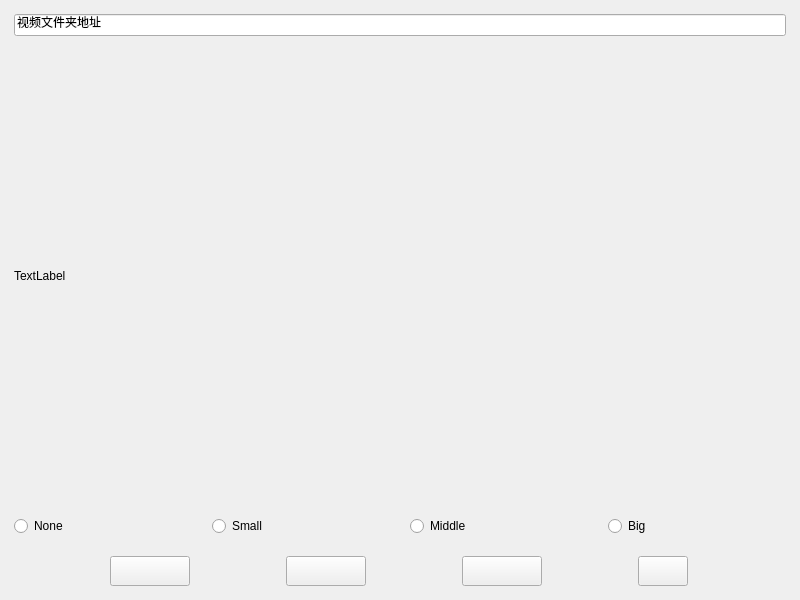
<?xml version="1.0" encoding="UTF-8"?>
<ui version="4.0">
 <class>MainWindow</class>
 <widget class="QMainWindow" name="MainWindow">
  <property name="geometry">
   <rect>
    <x>0</x>
    <y>0</y>
    <width>800</width>
    <height>600</height>
   </rect>
  </property>
  <property name="windowTitle">
   <string>MainWindow</string>
  </property>
  <widget class="QWidget" name="centralwidget">
   <layout class="QHBoxLayout" name="mainHL">
    <property name="spacing">
     <number>15</number>
    </property>
    <item>
     <widget class="QWidget" name="VLQWidget" native="true">
      <layout class="QVBoxLayout" name="verticalLayout">
       <property name="spacing">
        <number>20</number>
       </property>
       <property name="leftMargin">
        <number>5</number>
       </property>
       <property name="topMargin">
        <number>5</number>
       </property>
       <property name="rightMargin">
        <number>5</number>
       </property>
       <property name="bottomMargin">
        <number>5</number>
       </property>
       <item>
        <widget class="QLineEdit" name="lineEdit">
         <property name="text">
          <string>视频文件夹地址</string>
         </property>
        </widget>
       </item>
       <item>
        <widget class="QLabel" name="label">
         <property name="frameShape">
          <enum>QFrame::NoFrame</enum>
         </property>
         <property name="text">
          <string>TextLabel</string>
         </property>
        </widget>
       </item>
       <item>
        <layout class="QHBoxLayout" name="horizontalLayout_2">
         <item>
          <widget class="QRadioButton" name="rbtNone">
           <property name="text">
            <string>None</string>
           </property>
          </widget>
         </item>
         <item>
          <widget class="QRadioButton" name="rbtSmall">
           <property name="text">
            <string>Small</string>
           </property>
          </widget>
         </item>
         <item>
          <widget class="QRadioButton" name="rbtMiddle">
           <property name="text">
            <string>Middle</string>
           </property>
          </widget>
         </item>
         <item>
          <widget class="QRadioButton" name="rbtBig">
           <property name="text">
            <string>Big</string>
           </property>
          </widget>
         </item>
        </layout>
       </item>
       <item>
        <layout class="QHBoxLayout" name="horizontalLayout">
         <property name="spacing">
          <number>20</number>
         </property>
         <property name="leftMargin">
          <number>20</number>
         </property>
         <property name="rightMargin">
          <number>20</number>
         </property>
         <item>
          <widget class="QPushButton" name="btnLast">
           <property name="minimumSize">
            <size>
             <width>0</width>
             <height>30</height>
            </size>
           </property>
           <property name="maximumSize">
            <size>
             <width>80</width>
             <height>16777215</height>
            </size>
           </property>
           <property name="text">
            <string/>
           </property>
          </widget>
         </item>
         <item>
          <widget class="QPushButton" name="btnPlay">
           <property name="minimumSize">
            <size>
             <width>0</width>
             <height>30</height>
            </size>
           </property>
           <property name="maximumSize">
            <size>
             <width>80</width>
             <height>16777215</height>
            </size>
           </property>
           <property name="text">
            <string/>
           </property>
          </widget>
         </item>
         <item>
          <widget class="QPushButton" name="btnNext">
           <property name="minimumSize">
            <size>
             <width>0</width>
             <height>30</height>
            </size>
           </property>
           <property name="maximumSize">
            <size>
             <width>80</width>
             <height>16777215</height>
            </size>
           </property>
           <property name="text">
            <string/>
           </property>
          </widget>
         </item>
         <item>
          <widget class="QPushButton" name="btnLoop">
           <property name="minimumSize">
            <size>
             <width>0</width>
             <height>30</height>
            </size>
           </property>
           <property name="maximumSize">
            <size>
             <width>50</width>
             <height>16777215</height>
            </size>
           </property>
           <property name="text">
            <string/>
           </property>
          </widget>
         </item>
        </layout>
       </item>
      </layout>
     </widget>
    </item>
   </layout>
  </widget>
  <action name="actionlist">
   <property name="checkable">
    <bool>true</bool>
   </property>
   <property name="checked">
    <bool>true</bool>
   </property>
   <property name="text">
    <string>文件列表</string>
   </property>
  </action>
 </widget>
 <resources/>
 <connections/>
</ui>
